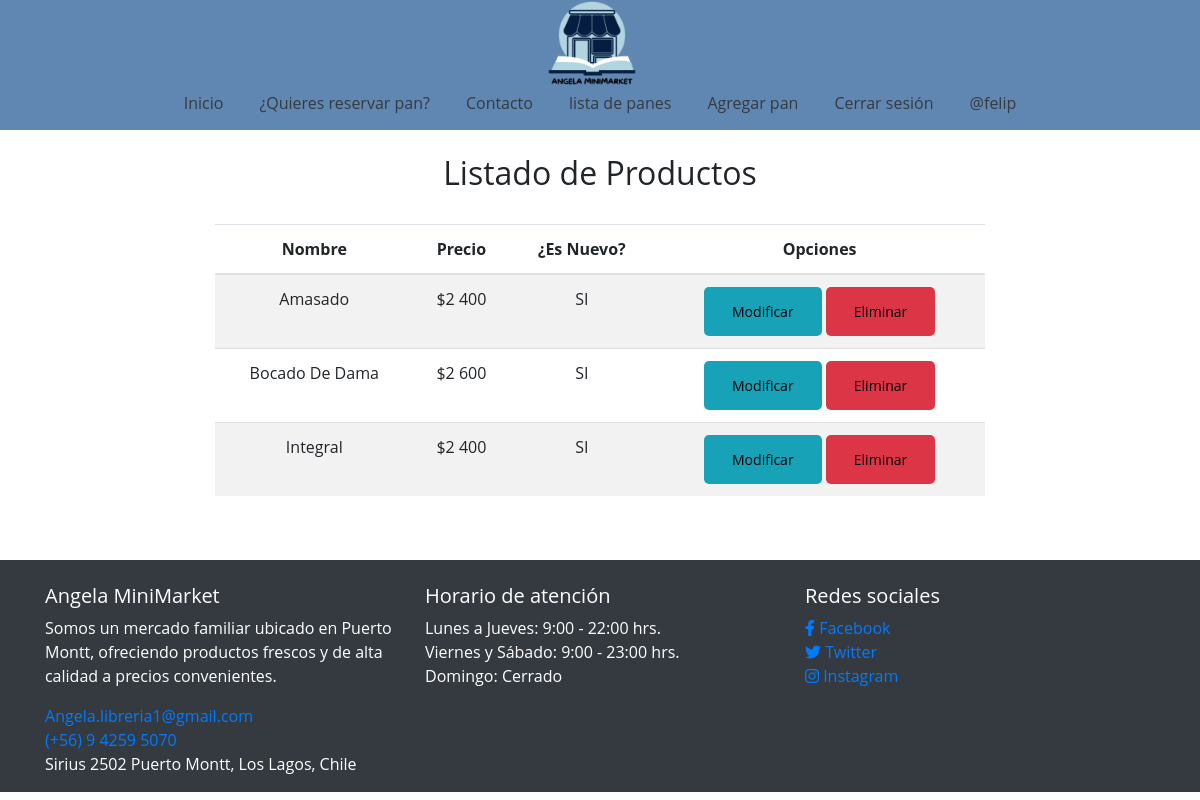
/listar-producto/ (signed in), run on an earlier commit of the app's database.
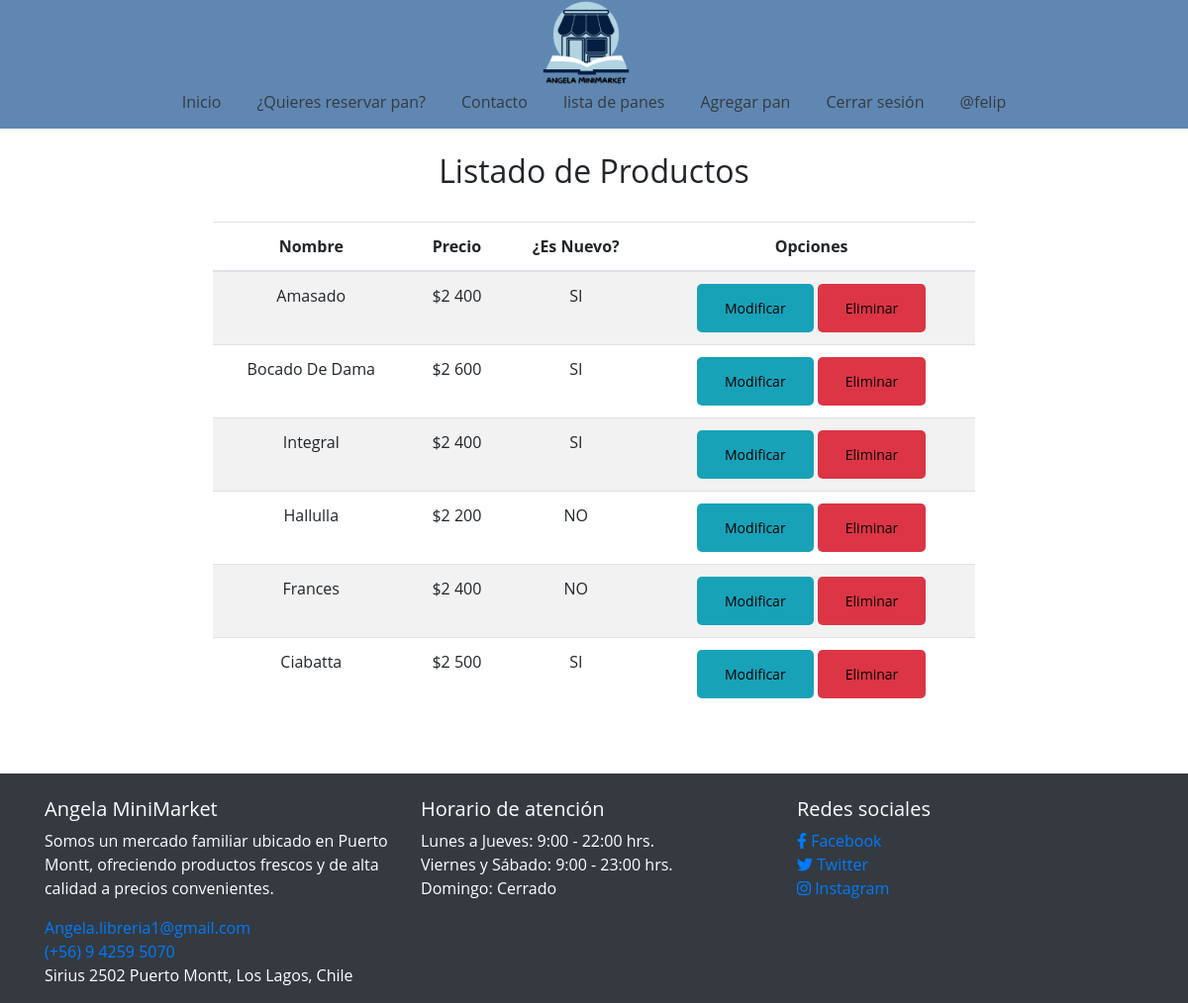
And on a later commit of the database.
### app/models.py (models this page shows, shortened)
class Panesbd(models.Model):
    nombre = models.CharField(max_length=50)
    precio = models.IntegerField()
    nuevo = models.BooleanField()
    imagen =models.ImageField(upload_to="Panes",null=True)

### app/views.py (the view)
# urls.py: path('listar-producto/',listar_producto,name="listar_producto"),
@permission_required('app.view_panesbd')
def listar_producto(request):
    productos = Panesbd.objects.all()
    data = {
        'productos': productos
    }
    return render(request, 'app/CRUD/listar.html',data)

### app/templates/app/CRUD/listar.html (shortened to what this page needs)
{% extends 'app/base.html' %}
{% block contenido %}
{% load humanize %}
<div class="d-flex align-items-center justify-content-center vh-50">
    <div class="col-sm-12 col-md-6 col-lg-8 col-xl-8 text-center">
        <br>
        <h2>Listado de Productos</h2>
        <br>
        <div class="table-responsive">
            <table class="table table-striped table-hover">
                <thead>
                    <tr>
                        <th>Nombre</th>
                        <th>Precio</th>
                        <th>¿Es Nuevo?</th>
                        <th>Opciones</th>
                    </tr>
                </thead>
                <tbody>
                    {% for c in productos %}
                    <tr>
                        <td>{{ c.nombre | title }}</td>
                        <td>${{ c.precio | intcomma }}</td>
                        <td>
                            {% if c.nuevo %}
                            SI
                            {% else %}
                            NO
                            {% endif %}
                        </td>
                        <td>
                            {% if perms.app.change_panesbd %}
                            <a href="{% url 'modificar_producto' c.id %}" class="btn btn-info btn-sm">Modificar</a>
                            {% endif %}
                            {% if perms.app.delete_panesbd %}
                            <a href="#" onclick="eliminarproducto({{ c.id }})" class="btn btn-danger btn-sm">Eliminar</a>
                            {% endif %}
                        </td>
                    </tr>
                    {% endfor %}
                </tbody>
            </table>
        </div>
    </div>
</div>
{% endblock %}

What changed in the data, as far as the page shows it:
added Panesbd: nombre "Hallulla", precio "2 200", nuevo "NO"
added Panesbd: nombre "Frances", precio "2 400", nuevo "NO"
added Panesbd: nombre "Ciabatta", precio "2 500", nuevo "SI"
